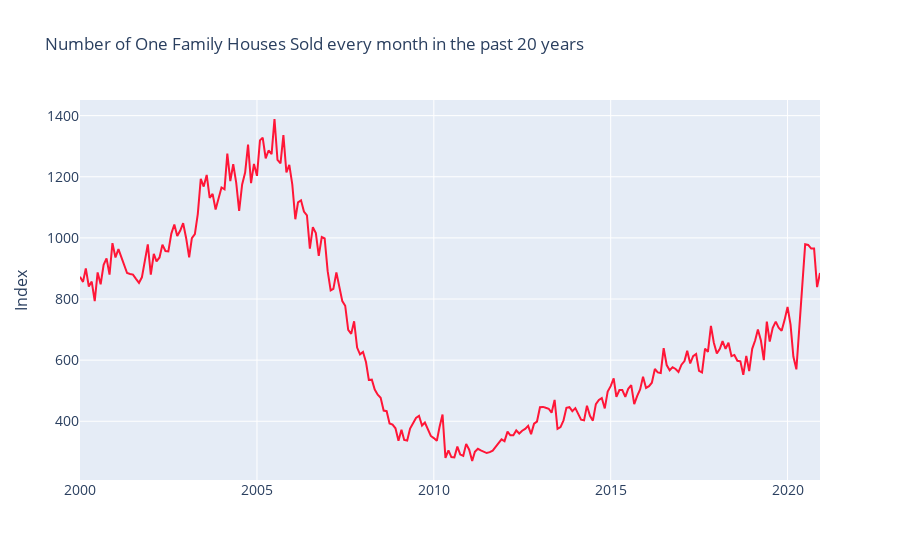

Write notebook code for a chart like this one.
### Code cell
fig = go.Figure()
fig.add_trace(go.Line(x=one_family_sales['DATE'], y= one_family_sales['HSN1F'], name='  Number of One Family Houses Sold every month ', marker_color='rgb(255, 22, 55)'))
fig.update_layout(title=' Number of One Family Houses Sold every month in the past 20 years',xaxis_tickfont_size=14,
                  yaxis=dict(title='Index',titlefont_size=16,tickfont_size=14,),
    legend=dict(x=0,y=1.0,bgcolor='rgba(255, 255, 255,0)',bordercolor='rgba(255, 255, 255, 0)'),barmode='group',bargap=0.15, bargroupgap=0.1)
fig.show()

### Figure 1 — Plotly figure (JSON) as saved in the notebook; plotly's stock layout.template omitted (floating-point values rounded to 4 significant figures; data arrays with more than 128 entries replaced by an {"elided": "..."} marker saying what was removed)
{"data": [{"marker": {"color": "rgb(255, 22, 55)"}, "name": "  Number of One Family Houses Sold every month ", "type": "scatter", "x": {"elided": "252 str values"}, "y": {"elided": "252 int values"}}], "layout": {"bargap": 0.15, "bargroupgap": 0.1, "barmode": "group", "legend": {"bgcolor": "rgba(255, 255, 255,0)", "bordercolor": "rgba(255, 255, 255, 0)", "x": 0, "y": 1}, "title": {"text": " Number of One Family Houses Sold every month in the past 20 years"}, "xaxis": {"tickfont": {"size": 14}}, "yaxis": {"tickfont": {"size": 14}, "title": {"font": {"size": 16}, "text": "Index"}}}}
